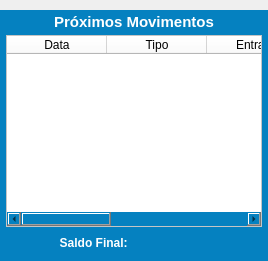
        <widget class="QWidget" name="widget_5" native="true">
         <layout class="QVBoxLayout" name="verticalLayout_3">
          <property name="leftMargin">
           <number>0</number>
          </property>
          <property name="topMargin">
           <number>10</number>
          </property>
          <property name="rightMargin">
           <number>0</number>
          </property>
          <property name="bottomMargin">
           <number>0</number>
          </property>
          <item>
           <widget class="QWidget" name="widget_19" native="true">
            <property name="minimumSize">
             <size>
              <width>0</width>
              <height>0</height>
             </size>
            </property>
            <property name="maximumSize">
             <size>
              <width>16777215</width>
              <height>16777215</height>
             </size>
            </property>
            <property name="styleSheet">
             <string notr="true">background-color: rgb(5, 129, 192);</string>
            </property>
            <layout class="QVBoxLayout" name="verticalLayout_7">
             <property name="spacing">
              <number>3</number>
             </property>
             <property name="leftMargin">
              <number>6</number>
             </property>
             <property name="topMargin">
              <number>2</number>
             </property>
             <property name="rightMargin">
              <number>6</number>
             </property>
             <property name="bottomMargin">
              <number>6</number>
             </property>
             <item>
              <widget class="QWidget" name="widget_10" native="true">
               <property name="minimumSize">
                <size>
                 <width>0</width>
                 <height>20</height>
                </size>
               </property>
               <property name="maximumSize">
                <size>
                 <width>16777215</width>
                 <height>20</height>
                </size>
               </property>
               <layout class="QHBoxLayout" name="horizontalLayout_3">
                <property name="spacing">
                 <number>0</number>
                </property>
                <property name="leftMargin">
                 <number>0</number>
                </property>
                <property name="topMargin">
                 <number>0</number>
                </property>
                <property name="rightMargin">
                 <number>0</number>
                </property>
                <property name="bottomMargin">
                 <number>0</number>
                </property>
                <item>
                 <widget class="QLabel" name="label_9">
                  <property name="maximumSize">
                   <size>
                    <width>16777215</width>
                    <height>25</height>
                   </size>
                  </property>
                  <property name="font">
                   <font>
                    <pointsize>11</pointsize>
                    <weight>75</weight>
                    <bold>true</bold>
                   </font>
                  </property>
                  <property name="styleSheet">
                   <string notr="true">color: rgb(255, 255, 255);</string>
                  </property>
                  <property name="text">
                   <string>Próximos Movimentos</string>
                  </property>
                  <property name="alignment">
                   <set>Qt::AlignCenter</set>
                  </property>
                 </widget>
                </item>
               </layout>
              </widget>
             </item>
             <item>
              <widget class="QTableWidget" name="table_Mov">
               <property name="sizePolicy">
                <sizepolicy hsizetype="Preferred" vsizetype="Preferred">
                 <horstretch>0</horstretch>
                 <verstretch>0</verstretch>
                </sizepolicy>
               </property>
               <property name="font">
                <font>
                 <pointsize>8</pointsize>
                </font>
               </property>
               <property name="styleSheet">
                <string notr="true">background-color: rgb(255, 255, 255);</string>
               </property>
               <column>
                <property name="text">
                 <string>Data</string>
                </property>
               </column>
               <column>
                <property name="text">
                 <string>Tipo</string>
                </property>
               </column>
               <column>
                <property name="text">
                 <string>Entrada</string>
                </property>
               </column>
               <column>
                <property name="text">
                 <string>Saída</string>
                </property>
               </column>
               <column>
                <property name="text">
                 <string>Saldo</string>
                </property>
               </column>
              </widget>
             </item>
             <item>
              <widget class="QWidget" name="widget_3" native="true">
               <property name="minimumSize">
                <size>
                 <width>0</width>
                 <height>25</height>
                </size>
               </property>
               <property name="maximumSize">
                <size>
                 <width>16777215</width>
                 <height>25</height>
                </size>
               </property>
               <layout class="QHBoxLayout" name="horizontalLayout_4">
                <property name="leftMargin">
                 <number>0</number>
                </property>
                <property name="topMargin">
                 <number>0</number>
                </property>
                <property name="rightMargin">
                 <number>0</number>
                </property>
                <property name="bottomMargin">
                 <number>0</number>
                </property>
                <item>
                 <widget class="QLabel" name="label_25">
                  <property name="font">
                   <font>
                    <pointsize>9</pointsize>
                    <weight>75</weight>
                    <bold>true</bold>
                   </font>
                  </property>
                  <property name="styleSheet">
                   <string notr="true">color: rgb(255, 255, 255);</string>
                  </property>
                  <property name="text">
                   <string>Saldo Final: </string>
                  </property>
                  <property name="alignment">
                   <set>Qt::AlignRight|Qt::AlignTrailing|Qt::AlignVCenter</set>
                  </property>
                 </widget>
                </item>
                <item>
                 <widget class="QLabel" name="label_Saldo_Final">
                  <property name="font">
                   <font>
                    <pointsize>9</pointsize>
                    <weight>75</weight>
                    <bold>true</bold>
                   </font>
                  </property>
                  <property name="styleSheet">
                   <string notr="true">color: rgb(255, 255, 255);</string>
                  </property>
                  <property name="text">
                   <string/>
                  </property>
                  <property name="alignment">
                   <set>Qt::AlignLeading|Qt::AlignLeft|Qt::AlignVCenter</set>
                  </property>
                 </widget>
                </item>
               </layout>
              </widget>
             </item>
            </layout>
           </widget>
          </item>
         </layout>
        </widget>
